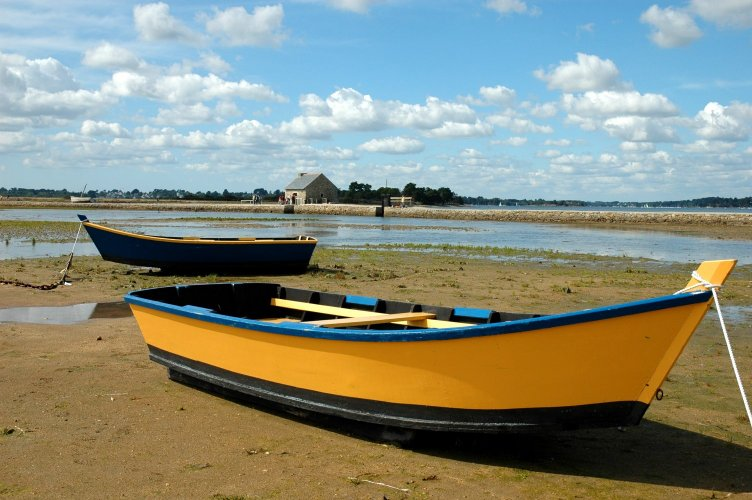
#> input picture final_project/cartoonify_photos/sources/input/county_small_boat.jpg, 752 x 500 px; its folder holds only this picture in this run
$ python cartoonify_photos_test.py   (Python 2 division)
#> lines starting #> are read from the running program, lines starting #| are printed output that depends on the picture; after the words box and inside, x2 and y2 are one past the last pixel; in counts of white or black regions, pixels touching at a corner belong together
#> in test_generate_caroon_images, image is the input picture: shape (500, 752, 3); mean B, G, R 124.8, 140.5, 135.8
### final_project/cartoonify_photos/cartoonify_photos.py
#!/usr/bin/env python

# FINAL PROJECT
# Ngoc (Amy) Tran


""" Final Project - Building an Cartoon image

This cartoonify_photos will take the photos input and convert image to cartoon image

"""

import cv2
import numpy as np
import argparse
import time
from collections import defaultdict
from scipy import stats


def cartonify_image(image):
    """
    convert an inpuy image to a cartoon-like image
    Args:
       image: input PIL image

    Returns:
        out (numpy.ndarray): A grasycale or color image of dtype uint8, with
                             the shape of image
    """

    output = np.array(image)
    x, y, c = output.shape
#> x = 500; y = 752; c = 3

    # noise removal while keeping edges sharp
    for i in xrange(c):
        output[:, :, i] = cv2.bilateralFilter(output[:, :, i], 5, 50, 50)

    #edges in an image using the Canny algorithm
    edge = cv2.Canny(output, 100, 200)
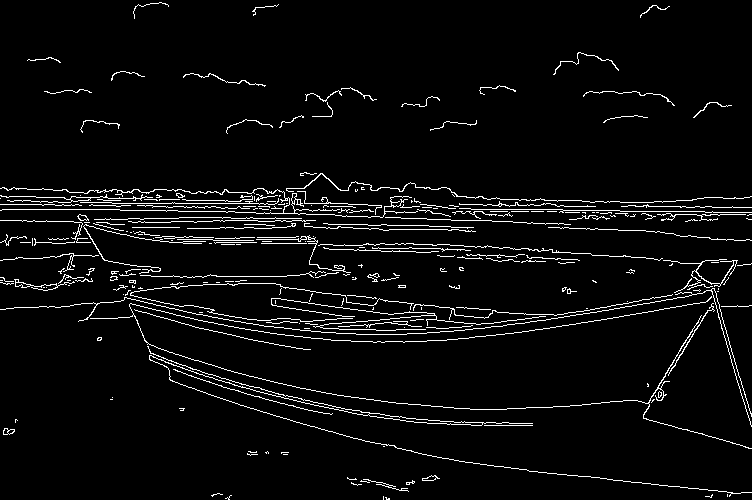
#> edge: shape (500, 752); 4.4% white in thin lines or dots
    #convert image into RGB color space
    output = cv2.cvtColor(output, cv2.COLOR_RGB2HSV)
#> output: shape (500, 752, 3); mean H, S, V 58.8, 107, 162.4

    #historygram array
    hists = []

    #Compute the histogram of a set of data.
    #H
    hist, _ = np.histogram(output[:, :, 0], bins=np.arange(180+1))
#> hist = 180 values, max 38779 at index 19, min 0 at index 1, mean 2088.9
    hists.append(hist)
    #S
    hist, _ = np.histogram(output[:, :, 1], bins=np.arange(256+1))
#> hist = 256 values, max 5546 at index 255, min 32 at index 1, mean 1468.8
    hists.append(hist)
    #V
    hist, _ = np.histogram(output[:, :, 2], bins=np.arange(256+1))
#> hist = 256 values, max 6651 at index 224, min 11 at index 255, mean 1468.8
    hists.append(hist)

    centroids = []
    for h in hists:
        centroids.append(kmeans_histogram(h))
#> this loop made 3 passes
#> after the loop, centroids = [[20, 82, 100], [46, 127, 230], [25, 116, 157, 220]]
    print("centroids: {0}".format(centroids))
#| centroids: [array([ 20,  82, 100]), array([ 46, 127, 230]), array([ 25, 116, 157, 220])]

    output = output.reshape((-1, c))
    for i in xrange(c):
        channel = output[:, i]
        index = np.argmin(np.abs(channel[:, np.newaxis] - centroids[i]), axis=1)
        output[:, i] = centroids[i][index]
    output = output.reshape((x, y, c))
#> output: shape (500, 752, 3); mean H, S, V 58.3, 106.7, 162.1
    output = cv2.cvtColor(output, cv2.COLOR_HSV2RGB)
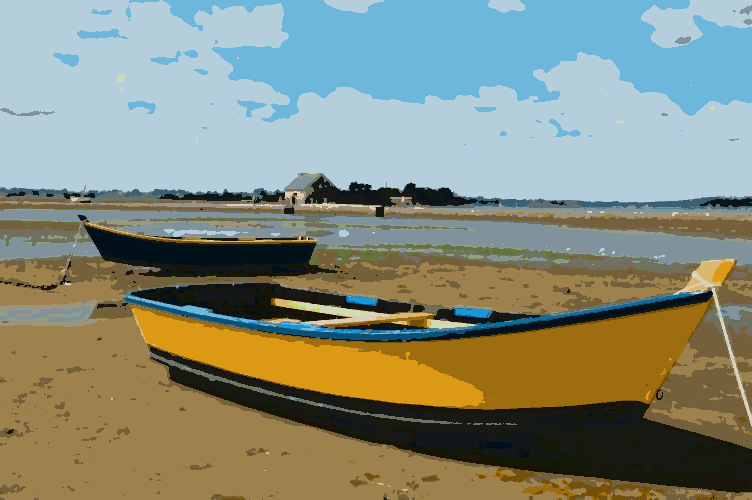
#> output: shape (500, 752, 3); mean B, G, R 124.8, 140.4, 133.9

    # Retrieves contours from the binary image
    # RETR_EXTERNAL: retrieves only the extreme outer contours
    # CHAIN_APPROX_NONE= stores absolutely all the contour points
    contours, _ = cv2.findContours(edge,
                                   cv2.RETR_EXTERNAL,
                                   cv2.CHAIN_APPROX_NONE)
#> contours = 253 contours, 237 with area under 20; largest, box (x1, y1, x2, y2) and area: (147, 346, 752, 497) 362, (0, 187, 418, 218) 138, (0, 194, 153, 203) 82, (90, 296, 752, 449) 74, (286, 173, 752, 203) 70

    # Draws contours outlines
    cv2.drawContours(output, contours, -1, 0, thickness=1)
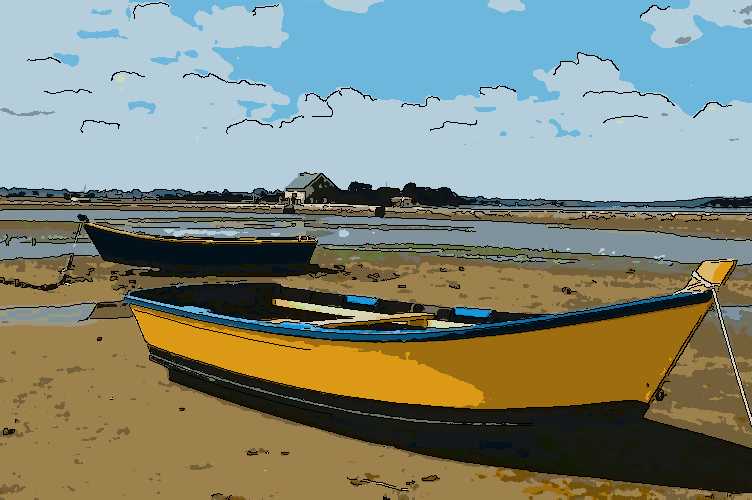
#> output: shape (500, 752, 3); 4.41% of pixels changed, all inside (x1, y1, x2, y2) = (0, 2, 752, 500)
    return output


def update_centroids(centroids, hist):
    """
    This function perform update centroids until it can't change

    Args:
       centroids: centroids arrays
       hist: histogram arrays

    Returns:
        centroids, and groups

    """
    while True:
        groups = defaultdict(list)
        #assign pixel values
        for i in range(len(hist)):
            if hist[i] == 0:
                continue
            d = np.abs(centroids-i)
            index = np.argmin(d)
            groups[index].append(i)

        centroids_new = np.array(centroids)
        for i, indice in groups.items():
            if np.sum(hist[indice]) == 0:
                continue
            centroids_new[i] = int(np.sum(indice*hist[indice])/np.sum(hist[indice]))
        if np.sum(centroids_new-centroids) == 0:
            break
        centroids = centroids_new
    return centroids, groups


def kmeans_histogram(hist):
    """
    This is funtion choose the best K for k-means and get the centroids

    Args:
       hist: histogram arrays

    Returns:
        centroids

    """
    alpha = 0.001              # p-value threshold for normaltest
    min_size = 80                      # minimun group size for normaltest
    centroids = np.array([128])

    while True:
        centroids, groups = update_centroids(centroids, hist)

        #start increase K if possible
        centroids_new = set()     # use set to avoid same value when seperating centroid
        for i, indice in groups.items():
            #if there are not enough values in the group, do not seperate
            if len(indice) < min_size:
                centroids_new.add(centroids[i])
                continue

            # judge whether we should seperate the centroid
            # by testing if the values of the group is under a
            # normal distribution
            z, pval = stats.normaltest(hist[indice])
            if pval < alpha:
                #not a normal dist, seperate
                left = 0 if i == 0 else centroids[i-1]
                right = len(hist)-1 if i == len(centroids)-1 else centroids[i+1]
                delta = right-left
                if delta >= 3:
                    c1 = (centroids[i]+left)/2
                    c2 = (centroids[i]+right)/2
                    centroids_new.add(c1)
                    centroids_new.add(c2)
                else:
                    # though it is not a normal dist, we have no
                    # extra space to seperate
                    centroids_new.add(centroids[i])
            else:
                # normal dist, no need to seperate
                centroids_new.add(centroids[i])
        if len(centroids_new) == len(centroids):
            break
        else:
            centroids = np.array(sorted(centroids_new))
    return centroids

### final_project/cartoonify_photos/cartoonify_photos_test.py
#!/usr/bin/env python
import cv2
import os
import time

from cartoonify_photos import cartonify_image


def test_generate_caroon_images():
    in_dir = './sources/input'
    out_dir = './sources/output'

    for f in os.listdir(in_dir):
        image = cv2.imread(os.path.join(in_dir, f))
        print('=====staring the convert cartoonify photo=====')
        print(f)
        start_time = time.time()
        output = cartonify_image(image)
        end_time = time.time()
        print("time: {0}s".format(end_time-start_time))
        name = os.path.basename(f)
        tmp = os.path.splitext(name)
        name = tmp[0]+"_cartoon" + tmp[1]
        name = os.path.join(out_dir, name)
        cv2.imwrite(name, output)

    print ("========DONE!=========")


if __name__ == "__main__":
    print 'Performing convert image to cartoonify images.'
    test_generate_caroon_images()

$ run again, on final_project/cartoonify_photos/sources/input/sandiego.jpg
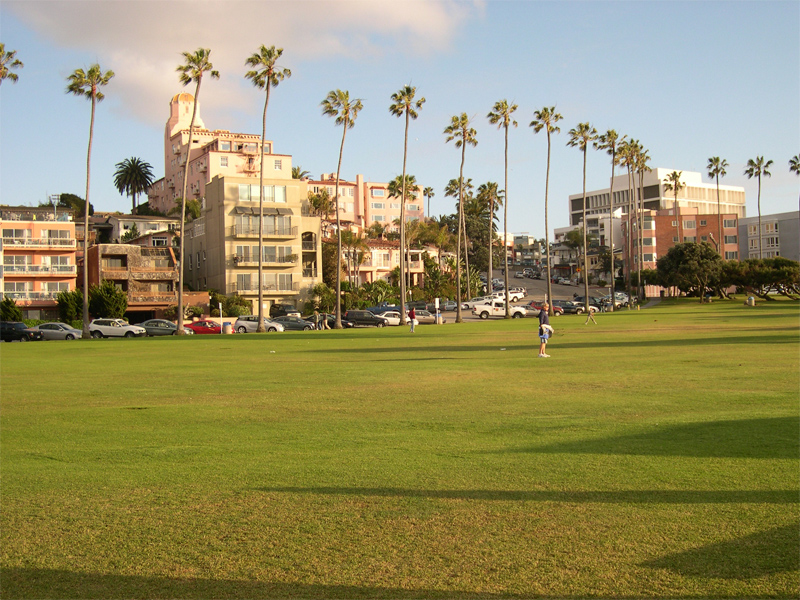
#> input picture final_project/cartoonify_photos/sources/input/sandiego.jpg, 800 x 600 px
#> in test_generate_caroon_images, image is the input picture: shape (600, 800, 3); mean B, G, R 100.4, 142.3, 149.3
#> in cartonify_image, `edge = cv2.Canny(output, 100, 200)`:
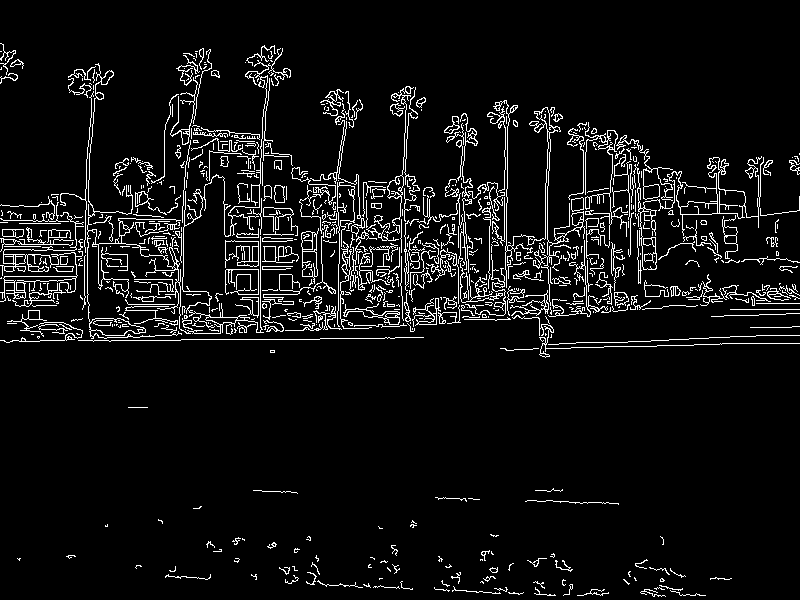
#> edge: shape (600, 800); 6.5% white in thin lines or dots
#> in cartonify_image, `hist, _ = np.histogram(output[:, :, 0], bins=np.arange(180+1))`: hist = 180 values, max 27646 at index 91, min 1 at index 151, mean 2666.7
#> in cartonify_image, `hist, _ = np.histogram(output[:, :, 1], bins=np.arange(256+1))`: hist = 256 values, max 11360 at index 177, min 0 at index 242, mean 1875
#> in cartonify_image, `hist, _ = np.histogram(output[:, :, 2], bins=np.arange(256+1))`: hist = 256 values, max 7833 at index 225, min 0 at index 0, mean 1875
#> the loop in cartonify_image, `for h in hists:` made 3 passes
#> after the loop in cartonify_image, `for h in hists:`: centroids = [[17, 92, 105, 154], [35, 99, 162, 182], [47, 85, 126, 155, 219]]
#| centroids: [array([ 17,  92, 105, 154]), array([ 35,  99, 162, 182]), array([ 47,  85, 126, 155, 219])]
#> contours = 709 contours, 622 with area under 20; largest, box (x1, y1, x2, y2) and area: (633, 156, 764, 270) 1574, (87, 48, 291, 339) 1450, (0, 212, 84, 302) 856, (493, 100, 585, 306) 596, (337, 182, 355, 327) 584
#> in cartonify_image, `cv2.drawContours(output, contours, -1, 0, thickness=1)`:
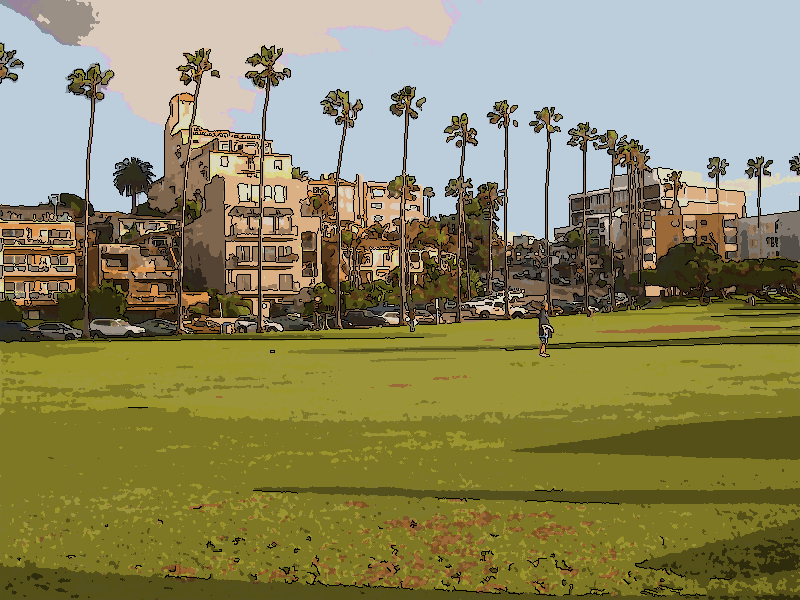
#> output: shape (600, 800, 3); mean B, G, R 93.4, 134.1, 139.4
